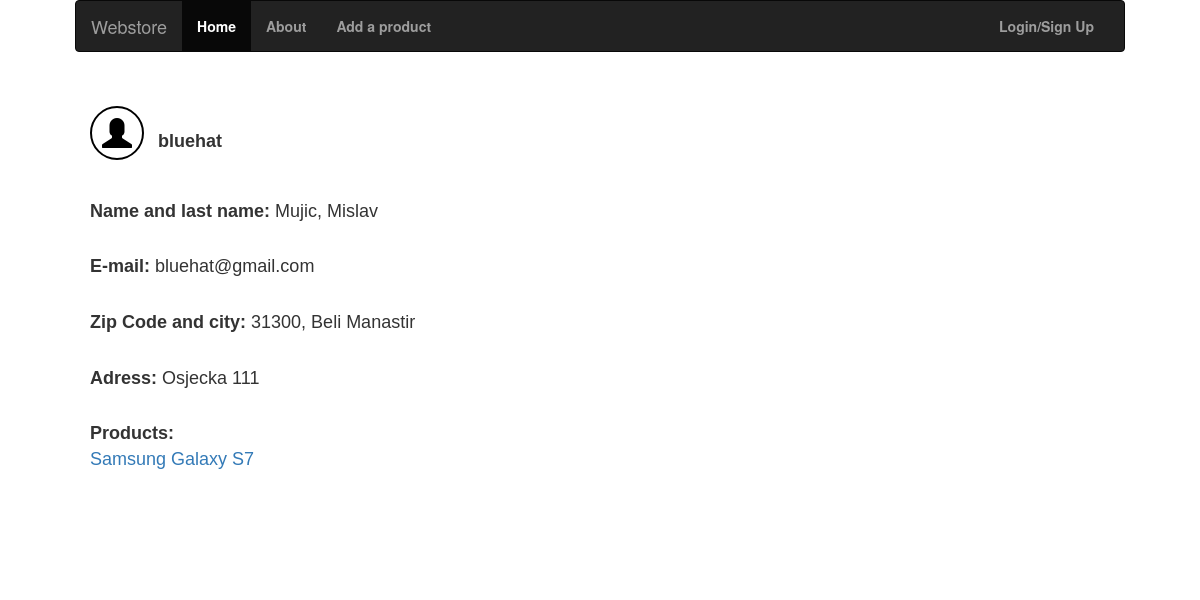
The app's page /items/users/bluehat/, older data.
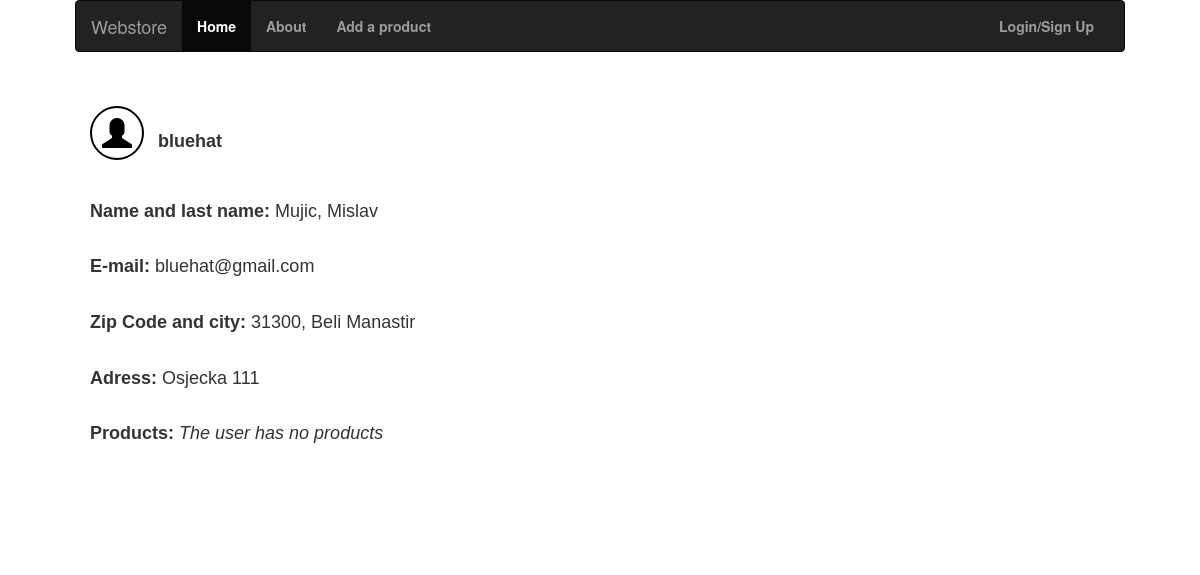
The same page, newer data.
### items/models.py (models this page shows)
class Product(models.Model):
    user = models.ForeignKey(User, on_delete = models.CASCADE, default = '')
    sub = models.ForeignKey(Sub_Category, on_delete = models.CASCADE)
    product_name = models.CharField(max_length = 150)
    product_desc = models.CharField(max_length = 1000)
    product_price_value = models.CharField(max_length = 20)
    product_price_currency = models.CharField(max_length = 3, default = "USD")
    image1 = models.FileField(upload_to=f'media/products/images/', default = None)
    image2 = models.FileField(upload_to=f'media/products/images/', blank=True, null=True, default = None)
    image3 = models.FileField(upload_to=f'media/products/images/', blank=True, null=True, default = None)
    image4 = models.FileField(upload_to=f'media/products/images//', blank=True, null=True, default = None)
    image5 = models.FileField(upload_to=f'media/products/images/', blank=True, null=True, default = None)
    def __str__(self):
        return f"{self.product_name}"

### items/views.py (the view)
# urls.py: path('users/<str:username>/', views.userprofile, name = 'userprofile'),
def userprofile(request, username):
    user = request.user
    requested_user = get_object_or_404(User, username = username)
    if requested_user == user:
        return redirect('/items/my_profile/')
    products_list = []
    try:
        for product in Product.objects.filter(user = requested_user):
            products_list.append(product)
    except(KeyError, Product.DoesNotExist):
        products = None
    return render(request, 'user_profile.html', {'user': user, 'requested_user': requested_user, 'products_list': products_list})

### items/models.py (called while the page is built)
    def __str__(self):
        return f"{self.category_name}"

    def __str__(self):
        return f"{self.sub_name}"

### items/templates/user_profile.html (shortened to what this page needs)
<!DOCTYPE html>
<html>
{% load static %}
  <head>
    <link rel="stylesheet" href="http://maxcdn.bootstrapcdn.com/bootstrap/3.3.4/css/bootstrap.min.css">
  </head>
  <body>
    <div class="container-fluid customfull">
    <nav class="navbar navbar-inverse">
  <div class="container-fluid" style="width: 100%;">
    <div class="navbar-header">
      <a href="/items/" class="navbar-brand">Webstore</a>
    </div>
    <div class="collapse navbar-collapse" id="mainNavBar">
      <ul class="nav navbar-nav">
        <li class="active"><a href="/items/">Home</a></li>
        <li><a href="/items/about/">About</a></li>
        <li><a href="/items/add_a_product/">Add a product</a></li>
      </ul>
      <ul class="nav navbar-nav navbar-right">
        {% if user.is_authenticated %}
        <li><a href="#"><button class="btn" id="menu-toggle"><span class="glyphicon glyphicon-user"></button></span></a></li>
        {% else %}
        <li><a class="actions" href="/items/login_signup/">Login/Sign Up</a></li>
        {% endif %}
      </ul>
    </div>
  </div>
</nav>
    <div class="container-fluid custom">
    <span class="glyphicon glyphicon-user" style="color: #000; font-size: 30px; padding: 10px; border: 2px solid black; border-radius: 360px;"></span>
    <p style="display: inline; font-size: 18px; margin-left: 10px;"><strong> {{ requested_user.username }}</strong></p><br><br><br>
    <strong><p>Name and last name:</strong> {{ requested_user.last_name }}, {{ requested_user.first_name }}</p><br>
    <strong><p>E-mail:</strong> {{ requested_user.email }}</p><br>
    <strong><p>Zip Code and city:</strong> {{ requested_user.profile.postalcode }}, {{ requested_user.profile.city }}</p><br>
    <strong><p>Adress:</strong> {{ requested_user.profile.adress }}</p> <br>
    <strong><p>Products:</strong>{% if not products_list %}
       <i>The user has no products</i>
       {% else %}
      {% for product in products_list %}
      <br><a href="/items/{{ product.sub.category }}/{{ product.sub }}/{{ product }}/">{{ product }}</a> <br>
      {% endfor %}
    {% endif %}
    </p> <br> <br>

Row changes from the older to the newer data that the page shows:
removed Product: product_name "Samsung Galaxy S7"
Text that changed along with them:
text now shown: "The user has no products"
